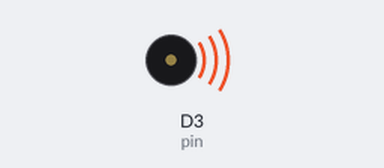
Simulated run of this program. Board: ESP8266 (NodeMCU). Parts: buzzer (waves = sounding).

Above: at 0.7 s.
At 12.66 s:
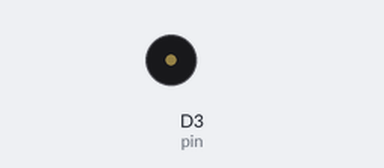
Timing chart, 0 to 16.9 s (numbered marks = the images above):
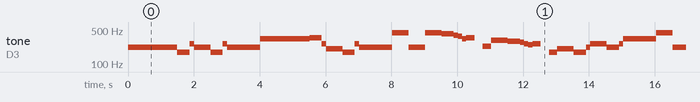

The program:

main.cpp
```cpp
#include "Arduino.h"

#define	C0 16.35
#define	Db0	17.32
#define	D0	18.35
#define	Eb0	19.45
#define	E0	20.60
#define	F0	21.83
#define	Gb0	23.12
#define	G0	24.50
#define	Ab0	25.96
#define	LA0	27.50
#define	Bb0	29.14
#define	B0	30.87
#define	C1	32.70
#define	Db1	34.65
#define	D1	36.71
#define	Eb1	38.89
#define	E1	41.20
#define	F1	43.65
#define	Gb1	46.25
#define	G1	49.00
#define	Ab1	51.91
#define	LA1	55.00
#define	Bb1	58.27
#define	B1	61.74
#define	C2	65.41
#define	Db2	69.30
#define	D2	73.42
#define	Eb2	77.78
#define	E2	82.41
#define	F2	87.31
#define	Gb2	92.50
#define	G2	98.00
#define	Ab2	103.83
#define	LA2	110.00
#define	Bb2	116.54
#define	B2	123.47
#define	C3	130.81
#define	Db3	138.59
#define	D3	146.83
#define	Eb3	155.56
#define	E3	164.81
#define	F3	174.61
#define	Gb3	185.00
#define	G3	196.00
#define	Ab3	207.65
#define	LA3	220.00
#define	Bb3	233.08
#define	B3	246.94
#define	C4	261.63
#define	Db4	277.18
#define	D4	293.66
#define	Eb4	311.13
#define	E4	329.63
#define	F4	349.23
#define	Gb4	369.99
#define	G4	392.00
#define	Ab4	415.30
#define	LA4	440.00
#define	Bb4	466.16
#define	B4	493.88
#define	C5	523.25
#define	Db5	554.37
#define	D5	587.33
#define	Eb5	622.25
#define	E5	659.26
#define	F5	698.46
#define	Gb5	739.99
#define	G5	783.99
#define	Ab5	830.61
#define	LA5	880.00
#define	Bb5	932.33
#define	B5	987.77
#define	C6	1046.50
#define	Db6	1108.73
#define	D6	1174.66
#define	Eb6	1244.51
#define	E6	1318.51
#define	F6	1396.91
#define	Gb6	1479.98
#define	G6	1567.98
#define	Ab6	1661.22
#define	LA6	1760.00
#define	Bb6	1864.66
#define	B6	1975.53
#define	C7	2093.00
#define	Db7	2217.46
#define	D7	2349.32
#define	Eb7	2489.02
#define	E7	2637.02
#define	F7	2793.83
#define	Gb7	2959.96
#define	G7	3135.96
#define	Ab7	3322.44
#define	LA7	3520.01
#define	Bb7	3729.31
#define	B7	3951.07
#define	C8	4186.01
#define	Db8	4434.92
#define	D8	4698.64
#define	Eb8	4978.03
// DURATION OF THE NOTES
#define BPM 120    //  you can change this value changing all the others
#define H 2*Q //half 2/4
#define Q 60000/BPM //quarter 1/4
#define E Q/2   //eighth 1/8
#define S Q/4 // sixteenth 1/16
#define W 4*Q // whole 4/4

const int pin = 0;

void setup() {
   pinMode(pin, OUTPUT);
   //pinMode(14, OUTPUT);
   digitalWrite(pin,LOW);
}

// the loop routine runs over and over again forever:
void loop() {

   //tone(pin, note, duration)

   tone(pin,LA3,Q);
   delay(1+Q); //delay duration should always be 1 ms more than the note in order to separate them.
   tone(pin,LA3,Q);
   delay(1+Q);
   tone(pin,LA3,Q);
   delay(1+Q);
   tone(pin,F3,E+S);
   delay(1+E+S);
   tone(pin,C4,S);
   delay(1+S);

   tone(pin,LA3,Q);
   delay(1+Q);
   tone(pin,F3,E+S);
   delay(1+E+S);
   tone(pin,C4,S);
   delay(1+S);
   tone(pin,LA3,H);
   delay(1+H);

   tone(pin,E4,Q);
   delay(1+Q);
   tone(pin,E4,Q);
   delay(1+Q);
   tone(pin,E4,Q);
   delay(1+Q);
   tone(pin,F4,E+S);
   delay(1+E+S);
   tone(pin,C4,S);
   delay(1+S);

   tone(pin,Ab3,Q);
   delay(1+Q);
   tone(pin,F3,E+S);
   delay(1+E+S);
   tone(pin,C4,S);
   delay(1+S);
   tone(pin,LA3,H);
   delay(1+H);

   tone(pin,LA4,Q);
   delay(1+Q);
   tone(pin,LA3,E+S);
   delay(1+E+S);
   tone(pin,LA3,S);
   delay(1+S);
   tone(pin,LA4,Q);
   delay(1+Q);
   tone(pin,Ab4,E+S);
   delay(1+E+S);
   tone(pin,G4,S);
   delay(1+S);

   tone(pin,Gb4,S);
   delay(1+S);
   tone(pin,E4,S);
   delay(1+S);
   tone(pin,F4,E);
   delay(1+E);
   delay(1+E);//PAUSE
   tone(pin,Bb3,E);
   delay(1+E);
   tone(pin,Eb4,Q);
   delay(1+Q);
   tone(pin,D4,E+S);
   delay(1+E+S);
   tone(pin,Db4,S);
   delay(1+S);

   tone(pin,C4,S);
   delay(1+S);
   tone(pin,B3,S);
   delay(1+S);
   tone(pin,C4,E);
   delay(1+E);
   delay(1+E);//PAUSE QUASI FINE RIGA
   tone(pin,F3,E);
   delay(1+E);
   tone(pin,Ab3,Q);
   delay(1+Q);
   tone(pin,F3,E+S);
   delay(1+E+S);
   tone(pin,LA3,S);
   delay(1+S);

   tone(pin,C4,Q);
   delay(1+Q);
   tone(pin,LA3,E+S);
   delay(1+E+S);
   tone(pin,C4,S);
   delay(1+S);
   tone(pin,E4,H);
   delay(1+H);

   tone(pin,LA4,Q);
   delay(1+Q);
   tone(pin,LA3,E+S);
   delay(1+E+S);
   tone(pin,LA3,S);
   delay(1+S);
   tone(pin,LA4,Q);
   delay(1+Q);
   tone(pin,Ab4,E+S);
   delay(1+E+S);
   tone(pin,G4,S);
   delay(1+S);

   tone(pin,Gb4,S);
   delay(1+S);
   tone(pin,E4,S);
   delay(1+S);
   tone(pin,F4,E);
   delay(1+E);
   delay(1+E);//PAUSE
   tone(pin,Bb3,E);
   delay(1+E);
   tone(pin,Eb4,Q);
   delay(1+Q);
   tone(pin,D4,E+S);
   delay(1+E+S);
   tone(pin,Db4,S);
   delay(1+S);

   tone(pin,C4,S);
   delay(1+S);
   tone(pin,B3,S);
   delay(1+S);
   tone(pin,C4,E);
   delay(1+E);
   delay(1+E);//PAUSE QUASI FINE RIGA
   tone(pin,F3,E);
   delay(1+E);
   tone(pin,Ab3,Q);
   delay(1+Q);
   tone(pin,F3,E+S);
   delay(1+E+S);
   tone(pin,C4,S);
   delay(1+S);

   tone(pin,LA3,Q);
   delay(1+Q);
   tone(pin,F3,E+S);
   delay(1+E+S);
   tone(pin,C4,S);
   delay(1+S);
   tone(pin,LA3,H);
   delay(1+H);

   delay(2*H);

}
```

Measured:
- by itself, tone on D3 (pin): plays 220 Hz for 1.5 s, 174 Hz for 0.38 s, 261 Hz for 0.13 s, 220 Hz for 0.50 s, 174 Hz for 0.38 s, 261 Hz for 0.13 s … (300 notes in this stretch)
